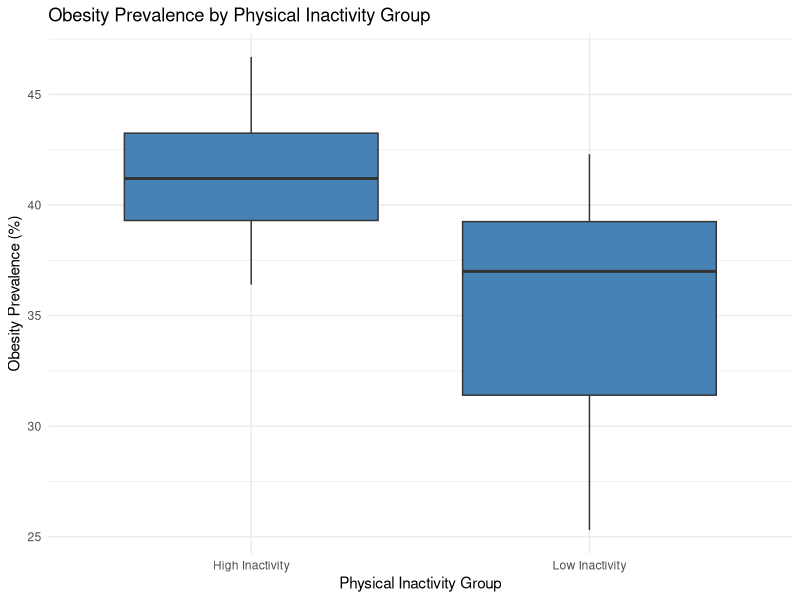
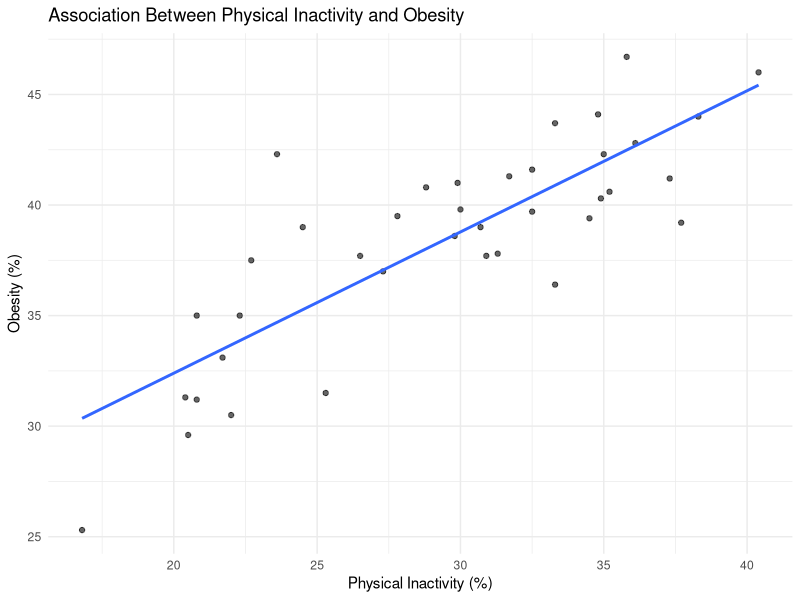
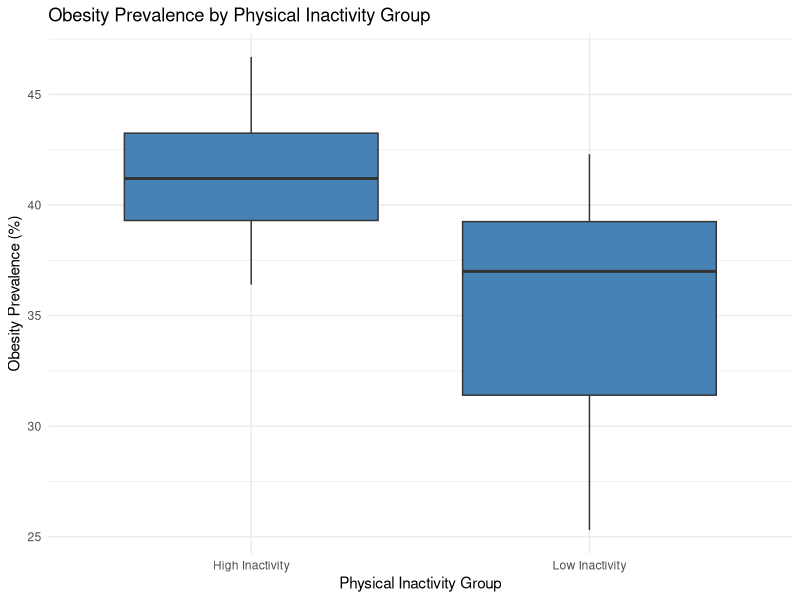
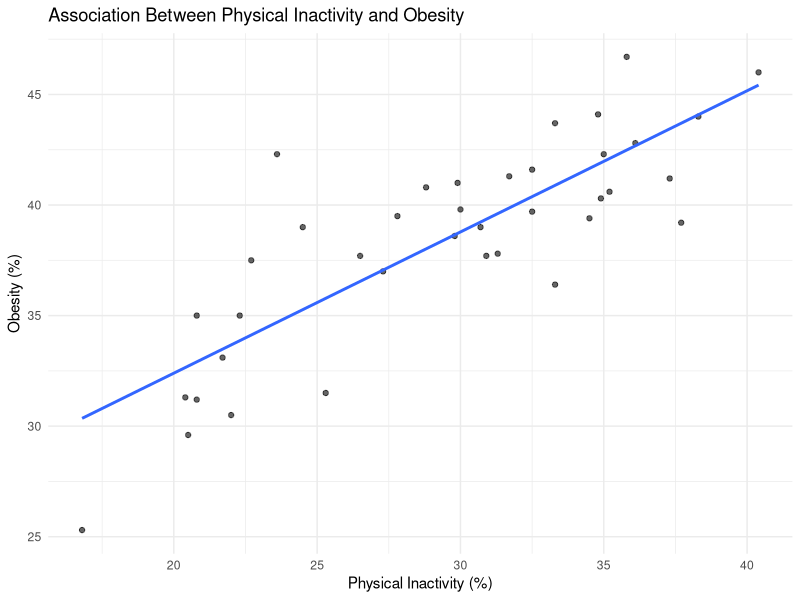

These charts were generated, in order, by the following R code:
# =====================
# CP03 - Comparative Analysis
# =====================

# Packages
library(ggplot2)
library(dplyr)

# =====================
# Load data (USE RELATIVE PATH)
# =====================
places <- read.csv(
  "data/raw/PLACES_sample.csv",
  stringsAsFactors = FALSE
)

# =====================
# Data Preparation
# =====================

# Filter for obesity and physical inactivity
data_filtered <- places %>%
  filter(Measure %in% c("Obesity among adults",
                        "No leisure-time physical activity among adults")) %>%
  select(StateAbbr, LocationName, Measure, Data_Value)

# Reshape to wide format
data_wide <- reshape(data_filtered,
                     idvar = c("StateAbbr", "LocationName"),
                     timevar = "Measure",
                     direction = "wide")

# Rename columns
colnames(data_wide) <- c("State", "County", "Obesity", "Inactivity")

# Remove missing values
data_clean <- na.omit(data_wide)

# Create categorical variable (median split)
median_inactivity <- median(data_clean$Inactivity, na.rm = TRUE)

data_clean <- data_clean %>%
  mutate(Inactivity_Group = ifelse(Inactivity > median_inactivity,
                                   "High Inactivity",
                                   "Low Inactivity"))

# =====================
# Summary Statistics
# =====================

summary_table <- data_clean %>%
  group_by(Inactivity_Group) %>%
  summarise(
    Mean_Obesity = mean(Obesity),
    SD_Obesity = sd(Obesity),
    Median_Obesity = median(Obesity),
    N = n()
  )

# =====================
# Boxplot
# =====================

ggplot(data_clean, aes(x = Inactivity_Group, y = Obesity)) +
  geom_boxplot(fill = "steelblue") +
  labs(
    title = "Obesity Prevalence by Physical Inactivity Group",
    x = "Physical Inactivity Group",
    y = "Obesity Prevalence (%)"
  ) +
  theme_minimal()

ggsave("output/figures/cp03_boxplot.png", width = 6, height = 4)

# =====================
# Scatterplot
# =====================

ggplot(data_clean, aes(x = Inactivity, y = Obesity)) +
  geom_point(alpha = 0.6) +
  geom_smooth(method = "lm", se = FALSE) +
  labs(
    title = "Association Between Physical Inactivity and Obesity",
    x = "Physical Inactivity (%)",
    y = "Obesity (%)"
  ) +
  theme_minimal()

ggsave("output/figures/cp03_scatterplot.png", width = 6, height = 4)
